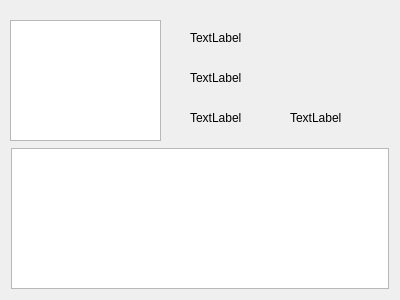
<?xml version="1.0" encoding="UTF-8"?>
<ui version="4.0">
 <class>Detail</class>
 <widget class="QWidget" name="Detail">
  <property name="geometry">
   <rect>
    <x>0</x>
    <y>0</y>
    <width>400</width>
    <height>300</height>
   </rect>
  </property>
  <property name="windowTitle">
   <string>Album</string>
  </property>
  <widget class="QListWidget" name="listWidget">
   <property name="geometry">
    <rect>
     <x>11</x>
     <y>148</y>
     <width>378</width>
     <height>141</height>
    </rect>
   </property>
  </widget>
  <widget class="QLabel" name="NameLabel">
   <property name="geometry">
    <rect>
     <x>190</x>
     <y>30</y>
     <width>55</width>
     <height>16</height>
    </rect>
   </property>
   <property name="text">
    <string>TextLabel</string>
   </property>
  </widget>
  <widget class="QLabel" name="AuthorLabel">
   <property name="geometry">
    <rect>
     <x>190</x>
     <y>70</y>
     <width>55</width>
     <height>16</height>
    </rect>
   </property>
   <property name="text">
    <string>TextLabel</string>
   </property>
  </widget>
  <widget class="QLabel" name="YearLabel">
   <property name="geometry">
    <rect>
     <x>190</x>
     <y>110</y>
     <width>55</width>
     <height>16</height>
    </rect>
   </property>
   <property name="text">
    <string>TextLabel</string>
   </property>
  </widget>
  <widget class="QLabel" name="GenreLabel">
   <property name="geometry">
    <rect>
     <x>290</x>
     <y>110</y>
     <width>55</width>
     <height>16</height>
    </rect>
   </property>
   <property name="text">
    <string>TextLabel</string>
   </property>
  </widget>
  <widget class="QGraphicsView" name="graphicsView">
   <property name="geometry">
    <rect>
     <x>10</x>
     <y>20</y>
     <width>151</width>
     <height>121</height>
    </rect>
   </property>
  </widget>
 </widget>
 <resources/>
 <connections/>
</ui>
